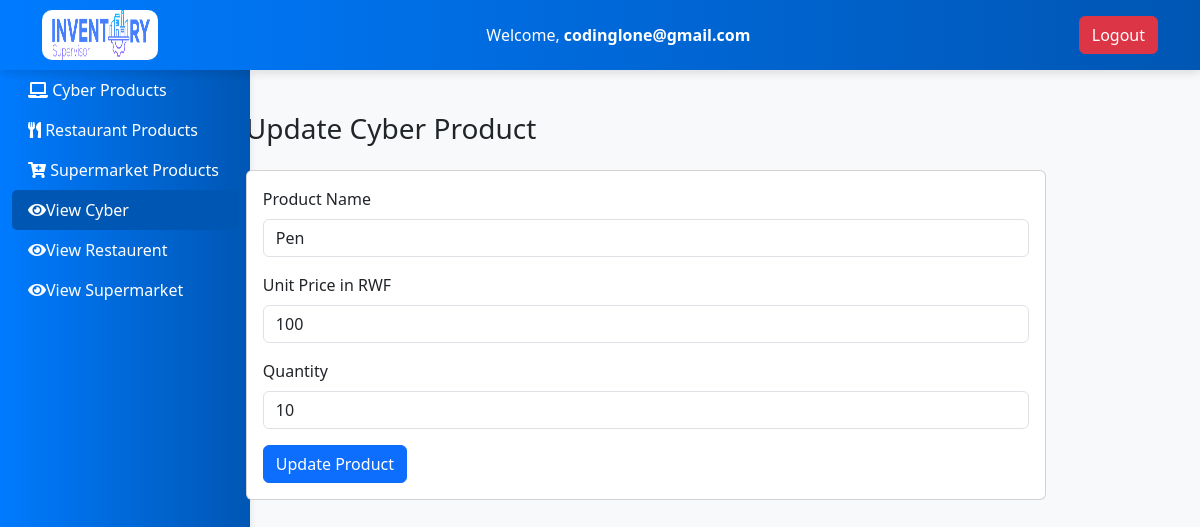
Page /accountant/updateCyber.php?id=1 (signed in) on the earlier database version.
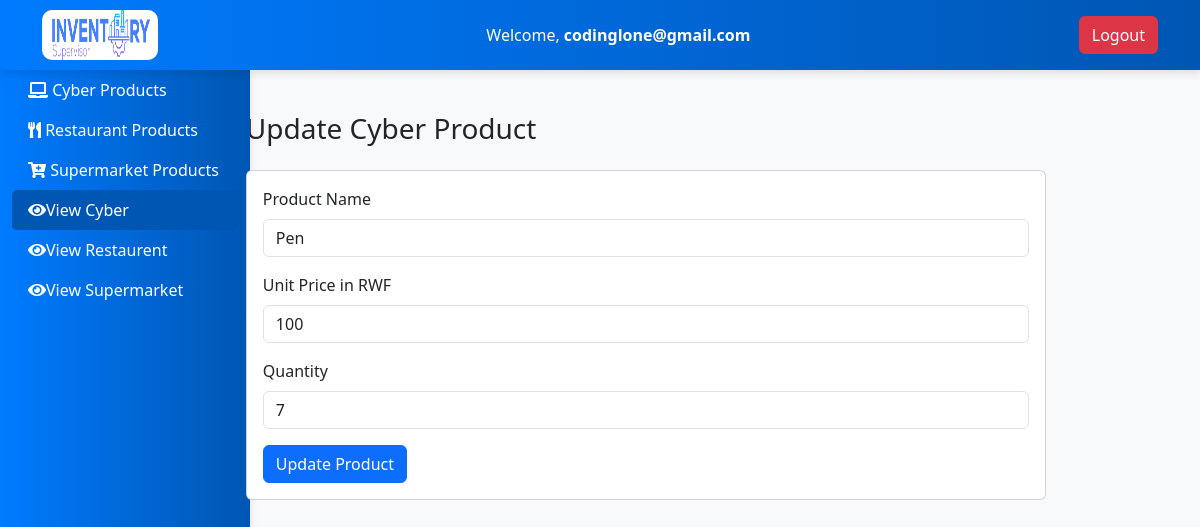
Same page on the later database version.
### tables this page shows
CREATE TABLE `cyber_products` (
  `id` int(11) NOT NULL,
  `product_name` varchar(255) NOT NULL,
  `quantity` int(11) NOT NULL,
  `price_per_unit` int(11) NOT NULL
);

### accountant/updateCyber.php (the view, shortened to what this page needs)
<?php
include '../utils/link.php';
$logged_user = $_SESSION['accountant'];
?>
<!DOCTYPE html>
<html lang="en">
<head>
  <link rel="stylesheet" href="https://cdn.jsdelivr.net/npm/bootstrap@5.3.0/dist/css/bootstrap.min.css">
  <link rel="stylesheet" href="https://cdnjs.cloudflare.com/ajax/libs/font-awesome/5.15.3/css/all.min.css">
</head>
<body>
  <div class="top-bar" style="position: fixed;top:0;width:100%;z-index: 100;">
    <div class="container">
      <div class="d-flex justify-content-between align-items-center">
        <div class="bg-white px-2" style="border-radius: 10px;">
          <img src="../assets/logo.png" class="img-fluid" style="width: 100px;height:50px;" alt="">
        </div>
        <span>Welcome, <strong>
            <?php echo $logged_user; ?>
          </strong></span>
        <a href="../logout.php" class="btn btn-danger">Logout</a>
      </div>
    </div>
  </div>
  <div class="container-fluid" style="margin-top:56px;">
    <div class="row">
      <nav class="col-md-2 d-none d-md-block sidebar"
        style="position: fixed; left:0;height:100vh;overflow:hidden;margin-top:14px;">
        <div class="sidebar-sticky">
          <ul class="nav flex-column">
            <li class="nav-item">
              <a class="nav-link text-white" id="cyberTab" href="#cyberProducts"><i class="fas fa-laptop"></i> Cyber
                Products</a>
            </li>
            <li class="nav-item">
              <a class="nav-link text-white" id="restaurantTab" href="index.php"><i class="fas fa-utensils"></i>
                Restaurant Products</a>
            </li>
            <li class="nav-item">
              <a class="nav-link text-white" id="supermarketTab" href="index.php"><i class="fas fa-cart-plus"></i>
                Supermarket Products</a>
            </li>
            <li class="nav-item">
              <a class="nav-link active text-white" id="cyberViewTab" data-bs-toggle="tab" href="#cyberView"><i
                  class="fas fa-eye"></i>View Cyber</a>
            </li>
            <li class="nav-item">
              <a class="nav-link text-white" id="restaurentViewTab" href="index.php"><i class="fas fa-eye"></i>View
                Restaurent</a>
            </li>
            <li class="nav-item">
              <a class="nav-link text-white" id="supermarketViewTab" href="index.php"><i class="fas fa-eye"></i>View
                Supermarket</a>
            </li>
          </ul>
        </div>
      </nav>
      <main role="main" class="col-md-9 ml-sm-auto col-lg-10 px-md-4 d-flex justify-center">
        <div class="tab-content">
          <div class="tab-pane fade active show" id="cyberView">
            <h3 class="mb-4">Update Cyber Product</h3>
            <?php
            if (isset($_GET['id'])) {
              $id = $_GET['id'];
              $sql = "SELECT * FROM cyber_products WHERE id = '$id'";
              $result = $link->query($sql);
              $row = mysqli_fetch_array($result);
              ?>
              <div class="card p-3" style="width: 800px;">
                <form method="POST">
                  <div class="mb-3">
                    <label for="productNameCyber" class="form-label">Product Name</label>
                    <input type="text" class="form-control" value="<?php echo $row['product_name'] ?>"
                      id="productNameCyber" name="productNameCyber" required>
                  </div>
                  <div class="mb-3">
                    <label for="unitPriceCyber" class="form-label">Unit Price in RWF</label>
                    <input type="number" class="form-control" value="<?php echo $row['price_per_unit'] ?>"
                      id="unitPriceCyber" name="unitPriceCyber" required>
                  </div>
                  <div class="mb-3">
                    <label for="quantityCyber" class="form-label">Quantity</label>
                    <input type="number" class="form-control" value="<?php echo $row['quantity'] ?>" id="quantityCyber"
                      name="quantityCyber" required>
                  </div>
                  <button type="submit" name="updateCyberProduct" class="btn btn-primary">Update Product</button>
                </form>
              </div>
            <?php } ?>
          </div>
        </div>
      </main>
    </div>
  </div>
</body>
</html>

### accountant/updateCyber.php (style rules this page uses)
body { padding-top: 56px; padding-left: 250px; background-color: #f8f9fa; }
.top-bar { background: linear-gradient(to right, #007bff, #0056b3); color: white; position: fixed; top: 0; left: 0; width: 100%; padding: 10px; box-shadow: 0 4px 8px rgba(0, 0, 0, 0.1); }
.sidebar { background: linear-gradient(to right, #007bff, #0056b3); color: white; position: fixed; top: 56px; left: 0; height: 100vh; width: 250px; box-shadow: 0 4px 8px rgba(0, 0, 0, 0.1); margin-bottom: 20px; }
main { display: flex; justify-content: center; }
.nav-link { color: white; transition: color 0.3s; }
.nav-link.active { background-color: #0056b3; border-radius: 5px; }

Differences in the rows shown:
changed cyber_products "Pen": quantityCyber "10" → "7"
